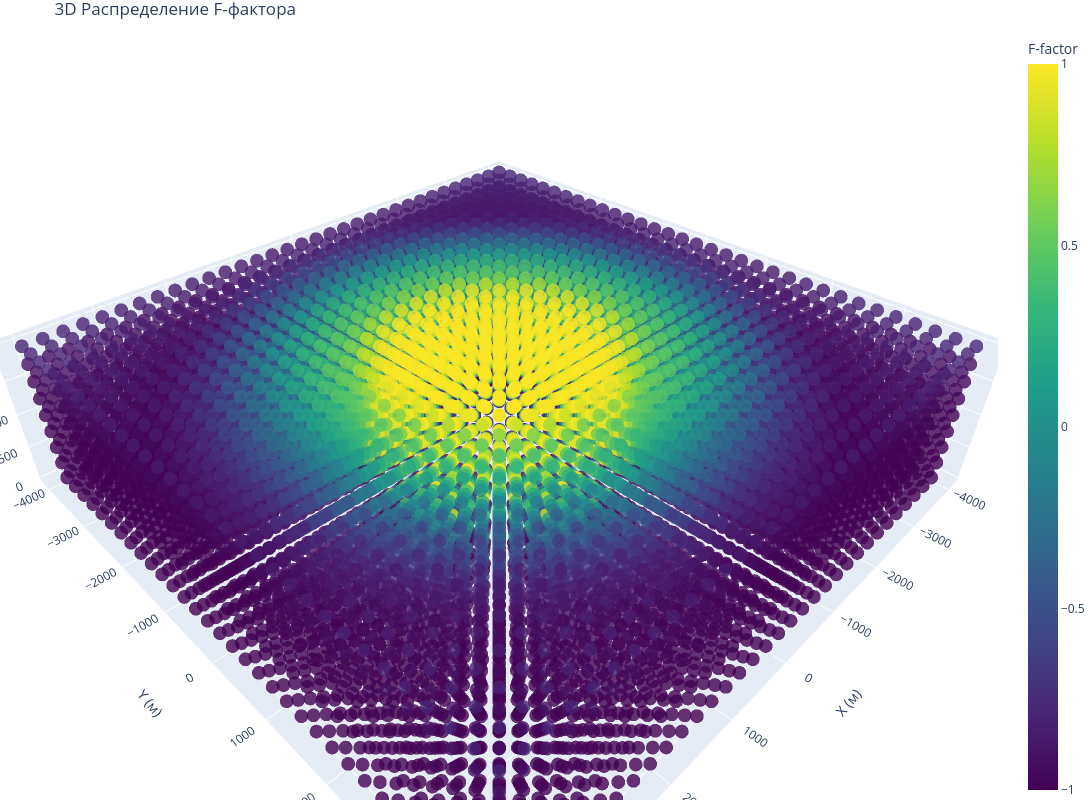

The code cell stored with this chart in its notebook:
### Code cell
x = np.linspace(xstart, xstart + (ix-1)*dx, ix)
y = np.linspace(ystart, ystart + (iy-1)*dy, iy)
z = np.linspace(zstart, zstart + (iz-1)*dz, iz)
X_plt, Y_plt, Z_plt = np.meshgrid(x, y, z, indexing='ij')

step = 5
X_sparse = X_plt[::step, ::step, ::step]
Y_sparse = Y_plt[::step, ::step, ::step]
Z_sparse = Z_plt[::step, ::step, ::step]
f_factor_sparse = f_factor[::step, ::step, ::step]

hover_text = [
    f'X: {x}, Y: {y}, Z: {z}, F-factor: {f:.5f}'
    for x, y, z, f in zip(X_sparse.flatten(), Y_sparse.flatten(), Z_sparse.flatten(), f_factor_sparse.flatten())
]

fig = go.Figure(data=[
    go.Scatter3d(
        x=X_sparse.flatten(),
        y=Y_sparse.flatten(),
        z=Z_sparse.flatten(),
        mode='markers',
        marker=dict(
            size=8,
            color=f_factor_sparse.flatten(),
            colorscale='Viridis',
            opacity=0.8,
            colorbar=dict(title="F-factor")
        ),
        text=hover_text,  
        hoverinfo='text' 
    )
])

fig.update_layout(
    title="3D Распределение F-фактора",
    scene=dict(
        xaxis_title='X (м)',
        yaxis_title='Y (м)',
        zaxis_title='Z (м)',
        aspectmode='data'
    ),
    margin=dict(r=0, l=0, b=0, t=30),
    width=1200,
    height=800
)

fig.show()

### Figure 1 — Plotly figure (JSON) as saved in the notebook; plotly's stock layout.template omitted (floating-point values rounded to 4 significant figures; data arrays with more than 128 entries replaced by an {"elided": "..."} marker saying what was removed)
{"data": [{"hoverinfo": "text", "marker": {"color": {"elided": "9801 float values"}, "colorbar": {"title": {"text": "F-factor"}}, "colorscale": [[0, "#440154"], [0.1111, "#482878"], [0.2222, "#3e4989"], [0.3333, "#31688e"], [0.4444, "#26828e"], [0.5556, "#1f9e89"], [0.6667, "#35b779"], [0.7778, "#6ece58"], [0.8889, "#b5de2b"], [1, "#fde725"]], "opacity": 0.8, "size": 8}, "mode": "markers", "text": {"elided": "9801 str values"}, "type": "scatter3d", "x": {"elided": "9801 float values"}, "y": {"elided": "9801 float values"}, "z": {"elided": "9801 float values"}}], "layout": {"height": 800, "margin": {"b": 0, "l": 0, "r": 0, "t": 30}, "scene": {"aspectmode": "data", "xaxis": {"title": {"text": "X (м)"}}, "yaxis": {"title": {"text": "Y (м)"}}, "zaxis": {"title": {"text": "Z (м)"}}}, "title": {"text": "3D Распределение F-фактора"}, "width": 1200}}
